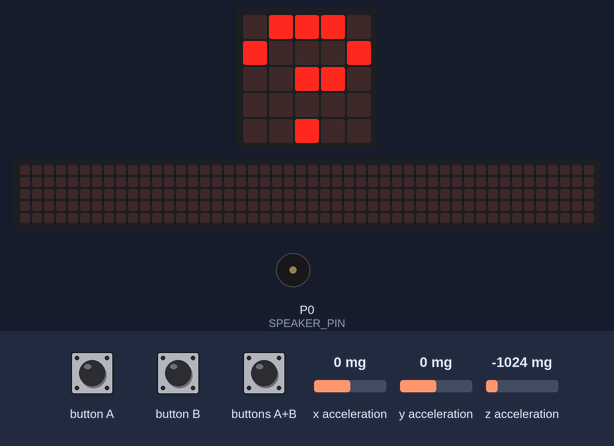
This program was run on a simulated BBC micro:bit running MicroPython. On the bench: the board's 5×5 LED display, a strip that is not on the board, showing the scrolling text unrolled, buzzer (waves = sounding). Inputs (shaded band) come from the test bench; at power-on: x acceleration 0 mg, y acceleration 0 mg, z acceleration -1024 mg. Random numbers come from a fixed seed; the 48×5 strip is a reading aid, not a part: it shows the text the display is scrolling, unrolled, one strip-width of it at a time.

Above: at 10.3 s.
10.4 s: button A pressed for 0.15 s
At 13.2 s:
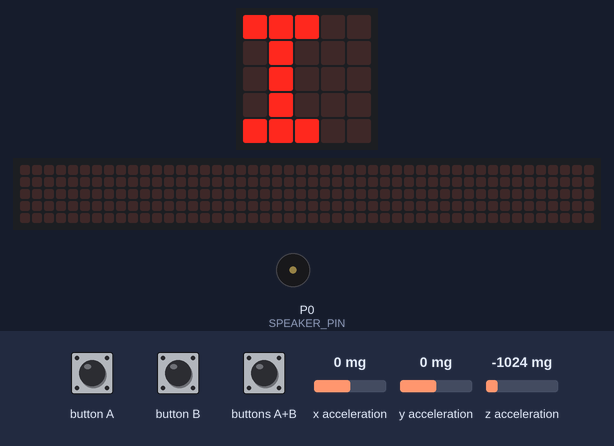
13.5 s: buttons A+B pressed for 3.2 s
At 16.3 s:
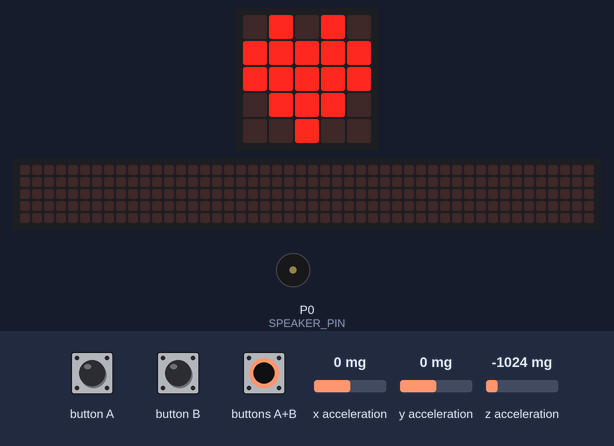
18.2 s: x acceleration set to -281 mg
19.7 s: x acceleration set to -325 mg
At 20.6 s:
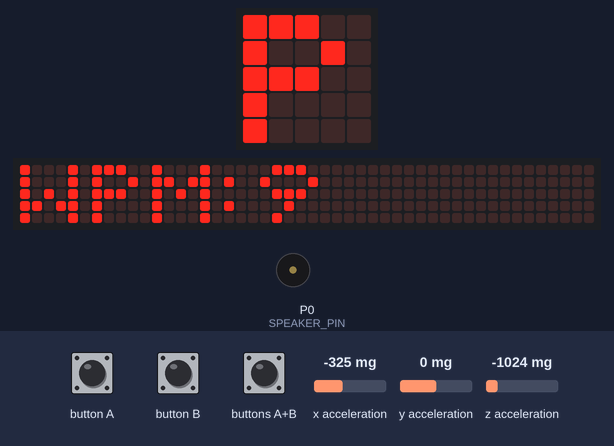
21.4 s: x acceleration set to 0 mg
22.9 s: buttons A+B pressed for 0.15 s
At 23.8 s:
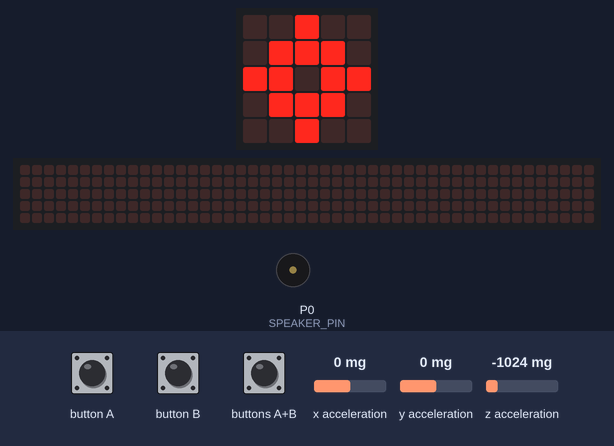
Timing chart, 0 to 27.0 s (numbered marks = the images above; inputs shaded):
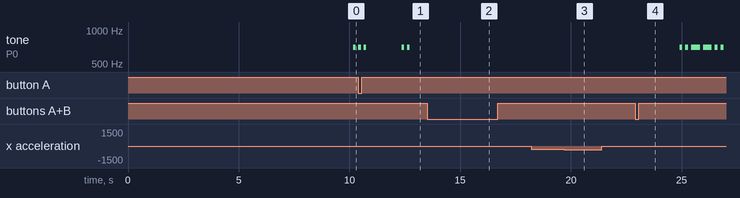

The program:

MBit-morse-game_.py
```python
# นำเข้าไลบรารีที่จำเป็น
from microbit import *
import music
import utime
import random

# --- การตั้งค่าความเร็ว WPM ---
WPM = 10
SHAKE_THRESHOLD = 3500
DIT_PIN = pin1
DAH_PIN = pin2
SPEAKER_PIN = pin0

# กำหนดเวลารอส่งคำตอบเป็นค่าคงที่ (หน่วยเป็นมิลลิวินาที)
ANSWER_SUBMIT_GAP = 700

def calculate_timings(current_wpm):
    dot = int(1200 / current_wpm)
    dash = 3 * dot
    letter_gap = 3 * dot
    return dot, dash, letter_gap

# รับค่าเวลาโดยไม่มี answer_submit_gap
DOT_LENGTH, DASH_LENGTH, INTER_LETTER_GAP = calculate_timings(WPM)

# ----> รหัสมอร์ส
MORSE_CODE_DICT = {
    '.-': 'A', '-...': 'B', '-.-.': 'C', '-..': 'D', '.': 'E',
    '..-.': 'F', '--.': 'G', '....': 'H', '..': 'I', '.---': 'J',
    '-.-': 'K', '.-..': 'L', '--': 'M', '-.': 'N', '---': 'O',
    '.--.': 'P', '--.-': 'Q', '.-.': 'R', '...': 'S', '-': 'T',
    '..-': 'U', '...-': 'V', '.--': 'W', '-..-': 'X', '-.--': 'Y',
    '--..': 'Z', '-----': '0', '.----': '1', '..---': '2',
    '...--': '3', '....-': '4', '.....': '5', '-....': '6',
    '--...': '7', '---..': '8', '----.': '9', '..--..': '?',
    '-..-.': '/'
}

REVERSE_MORSE_DICT = {value: key for key, value in MORSE_CODE_DICT.items()}
CHARACTER_SET = "ABCDEFGHIJKLMNOPQRSTUVWXYZ0123456789?/"

def play_morse_sequence(sequence):
    for symbol in sequence:
        duration = DOT_LENGTH if symbol == '.' else DASH_LENGTH
        music.pitch(700, -1, pin=SPEAKER_PIN, wait=False)
        sleep(duration)
        music.stop()
        sleep(DOT_LENGTH)

# --- ตัวแปรสำหรับจัดการสถานะและเกม ---
current_sequence = ""
last_event_time = utime.ticks_ms()
paddle_mode_enabled = False
game_state = "GENERATE_QUESTION"
correct_answer_char = ""

# --- โปรแกรมหลัก ---

# ส่วนแสดงข้อความต้อนรับและนับถอยหลังตอนเริ่มต้น
display.scroll("Morse Ready", delay=70, wait=True)
sleep(300)
display.scroll("WPM:" + str(WPM), delay=80)
sleep(300)
display.show("3")
sleep(300)
display.show("2")
sleep(300)
display.show("1")
sleep(300)
display.show(Image.TARGET)
sleep(500)

while True:
    current_time = utime.ticks_ms()

    # ---->เข้า/ออกโหมดตั้งค่า WPM <----
    if button_a.is_pressed() and button_b.is_pressed():
        if game_state == "SETTINGS":
            game_state = "GENERATE_QUESTION"
            display.show(Image.HEART)
            sleep(500)
            display.show(Image.SQUARE_SMALL if paddle_mode_enabled else Image.TARGET)
        else:
            game_state = "SETTINGS"
            display.show(Image.HEART)
            sleep(500)
        sleep(500)
        continue

    # --- ส่วนหลักของโปรแกรมที่ทำงานตามสถานะ ---
    if game_state == "GENERATE_QUESTION":
        display.show("?")
        sleep(1000)

        current_sequence = ""

        correct_answer_char = random.choice(CHARACTER_SET)
        morse_to_play = REVERSE_MORSE_DICT[correct_answer_char]
        play_morse_sequence(morse_to_play)

        last_event_time = utime.ticks_ms()
        game_state = "WAIT_FOR_ANSWER"

    elif game_state == "WAIT_FOR_ANSWER":
        accel_x, accel_y, accel_z = accelerometer.get_values()
        total_force_squared = accel_x**2 + accel_y**2 + accel_z**2
        if total_force_squared > SHAKE_THRESHOLD**2:
            paddle_mode_enabled = not paddle_mode_enabled
            display.show(Image.SQUARE_SMALL if paddle_mode_enabled else Image.TARGET)
            sleep(500)

        dit_event, dah_event = False, False
        if paddle_mode_enabled:
            if DIT_PIN.is_touched(): dit_event = True
            elif DAH_PIN.is_touched(): dah_event = True
        else:
            if button_a.was_pressed(): dit_event = True
            elif button_b.was_pressed(): dah_event = True

        if dit_event or dah_event:
            duration = DOT_LENGTH if dit_event else DASH_LENGTH
            symbol = "." if dit_event else "-"
            music.pitch(700, -1, pin=SPEAKER_PIN, wait=False)
            sleep(duration)
            music.stop()
            current_sequence += symbol
            last_event_time = current_time
            if paddle_mode_enabled: sleep(50)
        else:
            time_since_last_event = utime.ticks_diff(current_time, last_event_time)
            if current_sequence != "" and time_since_last_event > ANSWER_SUBMIT_GAP:
                player_answer_char = MORSE_CODE_DICT.get(current_sequence, "!")

                if player_answer_char == correct_answer_char:
                    display.show(Image.YES)
                    sleep(1000)
                    display.scroll(correct_answer_char)
                else:
                    # ----> ส่วนที่แก้ไข: ลำดับการแสดงผลเมื่อตอบผิด <----
                    # 1. แสดงสัญลักษณ์ X
                    display.show(Image.NO)
                    sleep(1000)

                    # 2. เฉลยด้วยตัวอักษร
                    display.show(correct_answer_char, delay=1000)

                    # 3. เฉลยด้วยเสียงซ้ำ
                    morse_to_replay = REVERSE_MORSE_DICT[correct_answer_char]
                    play_morse_sequence(morse_to_replay)
                    sleep(1500)
                    # 4. แสดงสัญลักษณ์ "ข้อต่อไป"
                    display.show(Image.ARROW_E) # E = East
                    sleep(1500)

                current_sequence = ""
                game_state = "GENERATE_QUESTION"

    elif game_state == "SETTINGS":
        tilt_x = accelerometer.get_x()
        if tilt_x > 300 or tilt_x < -300:
            if tilt_x > 300: WPM += 1
            else: WPM -= 1
            if WPM < 5: WPM = 5
            DOT_LENGTH, DASH_LENGTH, INTER_LETTER_GAP = calculate_timings(WPM)
            display.scroll("WPM:" + str(WPM), delay=80)
            sleep(300)
```

Measured:
- the behaviour switches between -300 and -301 mg on x acceleration (found by bisection; images 2 and 3)
- after the input at 10.4 s, the display: first changes after 0.96 s (image 1 shows a later state)
- after the input at 18.2 s, every drawn part: stays the same
- after the input at 19.7 s, the display: first changes at once (image 3 shows a later state)
- after the input at 22.9 s, tone on P0 (SPEAKER_PIN): plays 700 Hz for 0.13 s, 700 Hz for 0.13 s, 700 Hz for 0.40 s, 700 Hz for 0.40 s, 700 Hz for 0.13 s, 700 Hz for 0.13 s, starting after 2.0 s; the display: first changes at once (image 4 shows a later state)
- by itself, tone on P0 (SPEAKER_PIN): plays 700 Hz for 0.12 s, 700 Hz for 0.12 s, 700 Hz for 0.12 s, 700 Hz for 0.12 s
- what the display in image 4 shows lasts 0.5 s, from 23.4 s to 23.9 s
